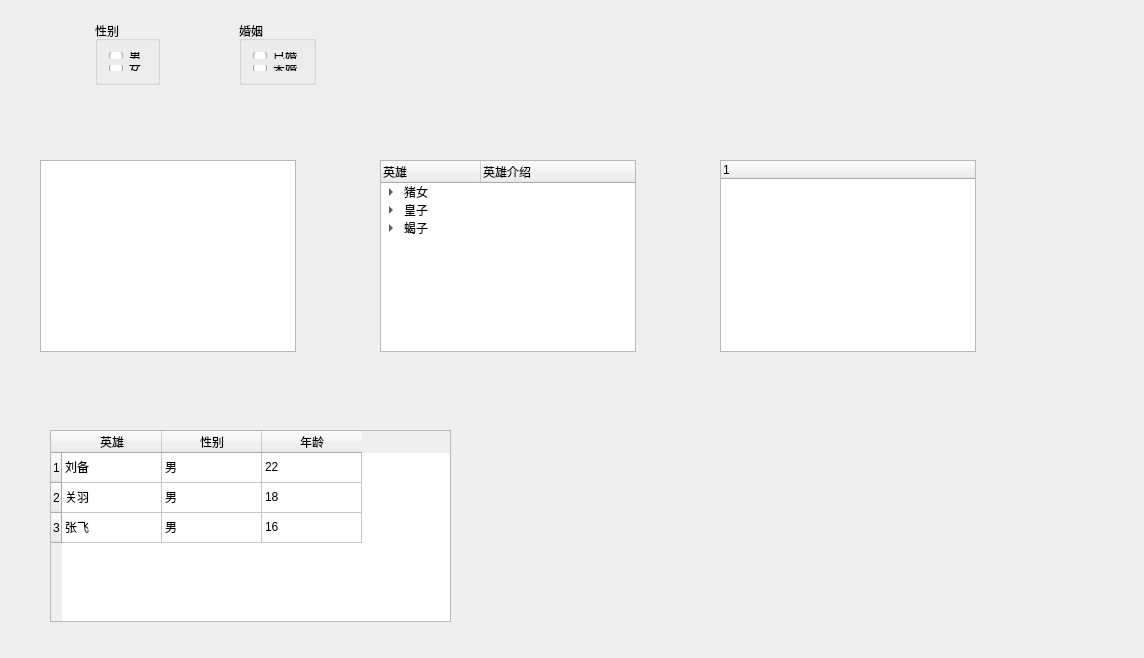
<?xml version="1.0" encoding="UTF-8"?>
<ui version="4.0">
 <class>Widget</class>
 <widget class="QWidget" name="Widget">
  <property name="geometry">
   <rect>
    <x>0</x>
    <y>0</y>
    <width>1144</width>
    <height>658</height>
   </rect>
  </property>
  <property name="windowTitle">
   <string>Widget</string>
  </property>
  <widget class="QWidget" name="layoutWidget">
   <property name="geometry">
    <rect>
     <x>10</x>
     <y>10</y>
     <width>391</width>
     <height>86</height>
    </rect>
   </property>
   <layout class="QHBoxLayout" name="horizontalLayout">
    <item>
     <spacer name="horizontalSpacer">
      <property name="orientation">
       <enum>Qt::Horizontal</enum>
      </property>
      <property name="sizeHint" stdset="0">
       <size>
        <width>40</width>
        <height>20</height>
       </size>
      </property>
     </spacer>
    </item>
    <item>
     <widget class="QGroupBox" name="groupBox">
      <property name="title">
       <string>性别</string>
      </property>
      <layout class="QVBoxLayout" name="verticalLayout">
       <item>
        <widget class="QRadioButton" name="radioButtonMan">
         <property name="text">
          <string>男</string>
         </property>
        </widget>
       </item>
       <item>
        <widget class="QRadioButton" name="radioButtonWoman">
         <property name="text">
          <string>女</string>
         </property>
        </widget>
       </item>
      </layout>
     </widget>
    </item>
    <item>
     <spacer name="horizontalSpacer_2">
      <property name="orientation">
       <enum>Qt::Horizontal</enum>
      </property>
      <property name="sizeHint" stdset="0">
       <size>
        <width>40</width>
        <height>20</height>
       </size>
      </property>
     </spacer>
    </item>
    <item>
     <widget class="QGroupBox" name="groupBox_2">
      <property name="title">
       <string>婚姻</string>
      </property>
      <layout class="QVBoxLayout" name="verticalLayout_2">
       <item>
        <widget class="QRadioButton" name="radioButtonYes">
         <property name="text">
          <string>已婚</string>
         </property>
        </widget>
       </item>
       <item>
        <widget class="QRadioButton" name="radioButtonNo">
         <property name="text">
          <string>未婚</string>
         </property>
        </widget>
       </item>
      </layout>
     </widget>
    </item>
    <item>
     <spacer name="horizontalSpacer_3">
      <property name="orientation">
       <enum>Qt::Horizontal</enum>
      </property>
      <property name="sizeHint" stdset="0">
       <size>
        <width>40</width>
        <height>20</height>
       </size>
      </property>
     </spacer>
    </item>
   </layout>
  </widget>
  <widget class="QListWidget" name="listWidget">
   <property name="geometry">
    <rect>
     <x>40</x>
     <y>160</y>
     <width>256</width>
     <height>192</height>
    </rect>
   </property>
  </widget>
  <widget class="QTreeWidget" name="treeWidget">
   <property name="geometry">
    <rect>
     <x>380</x>
     <y>160</y>
     <width>256</width>
     <height>192</height>
    </rect>
   </property>
   <column>
    <property name="text">
     <string notr="true">英雄</string>
    </property>
   </column>
   <column>
    <property name="text">
     <string>英雄介绍</string>
    </property>
   </column>
   <item>
    <property name="text">
     <string>猪女</string>
    </property>
    <item>
     <property name="text">
      <string>打野</string>
     </property>
     <property name="text">
      <string>坦克、控制</string>
     </property>
    </item>
    <item>
     <property name="text">
      <string>辅助</string>
     </property>
     <property name="text">
      <string>控制、坦克</string>
     </property>
    </item>
   </item>
   <item>
    <property name="text">
     <string>皇子</string>
    </property>
    <item>
     <property name="text">
      <string>打野</string>
     </property>
     <property name="text">
      <string>战士、控制</string>
     </property>
    </item>
    <item>
     <property name="text">
      <string>上路</string>
     </property>
     <property name="text">
      <string>战士</string>
     </property>
    </item>
   </item>
   <item>
    <property name="text">
     <string>蝎子</string>
    </property>
    <item>
     <property name="text">
      <string>打野</string>
     </property>
     <property name="text">
      <string>控制</string>
     </property>
    </item>
   </item>
  </widget>
  <widget class="QTreeWidget" name="treeWidgetPlus">
   <property name="geometry">
    <rect>
     <x>720</x>
     <y>160</y>
     <width>256</width>
     <height>192</height>
    </rect>
   </property>
   <column>
    <property name="text">
     <string notr="true">1</string>
    </property>
   </column>
  </widget>
  <widget class="QTableWidget" name="tableWidget">
   <property name="geometry">
    <rect>
     <x>50</x>
     <y>430</y>
     <width>401</width>
     <height>192</height>
    </rect>
   </property>
   <row>
    <property name="text">
     <string>1</string>
    </property>
   </row>
   <row>
    <property name="text">
     <string>2</string>
    </property>
   </row>
   <row>
    <property name="text">
     <string>3</string>
    </property>
   </row>
   <column>
    <property name="text">
     <string>英雄</string>
    </property>
   </column>
   <column>
    <property name="text">
     <string>性别</string>
    </property>
   </column>
   <column>
    <property name="text">
     <string>年龄</string>
    </property>
   </column>
   <item row="0" column="0">
    <property name="text">
     <string>刘备</string>
    </property>
   </item>
   <item row="0" column="1">
    <property name="text">
     <string>男</string>
    </property>
   </item>
   <item row="0" column="2">
    <property name="text">
     <string>22</string>
    </property>
   </item>
   <item row="1" column="0">
    <property name="text">
     <string>关羽</string>
    </property>
   </item>
   <item row="1" column="1">
    <property name="text">
     <string>男</string>
    </property>
   </item>
   <item row="1" column="2">
    <property name="text">
     <string>18</string>
    </property>
   </item>
   <item row="2" column="0">
    <property name="text">
     <string>张飞</string>
    </property>
   </item>
   <item row="2" column="1">
    <property name="text">
     <string>男</string>
    </property>
   </item>
   <item row="2" column="2">
    <property name="text">
     <string>16</string>
    </property>
   </item>
  </widget>
 </widget>
 <layoutdefault spacing="6" margin="11"/>
 <resources/>
 <connections/>
</ui>
